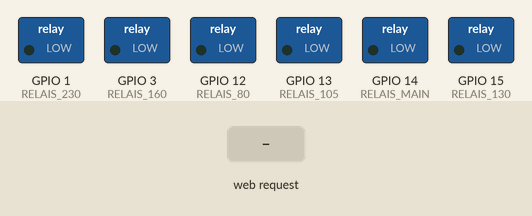
Simulated run of this program. Board: ESP8266 (NodeMCU). Parts: switched loads named in the program (green lamp = pin HIGH). Inputs (shaded band) come from the test bench. WiFi joins after 1.5 s; servers stay silent unless stated.

Above: at 2.2 s.
2.3 s: HTTP request GET /?mode=80 received
At 3.6 s:
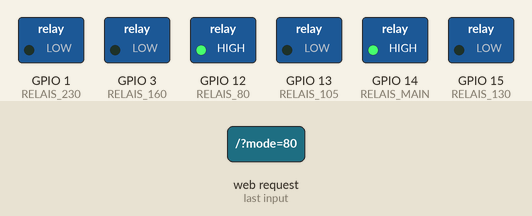
3.9 s: HTTP request GET /?mode=105 received
At 4.9 s:
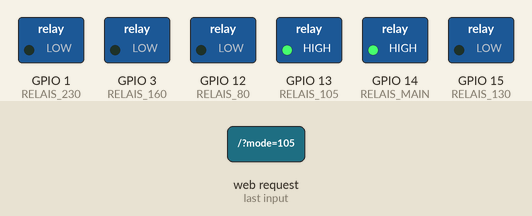
5.5 s: HTTP request GET /?mode=130 received
At 6.2 s:
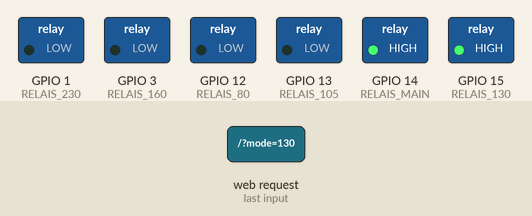
7.1 s: HTTP request GET /?mode=160 received
At 8.4 s:
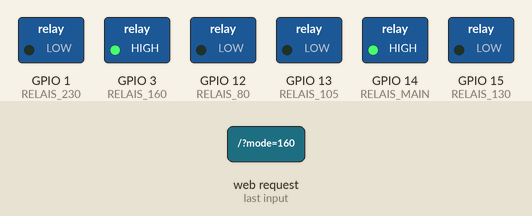
8.7 s: HTTP request GET /?mode=230 received
At 9.8 s:
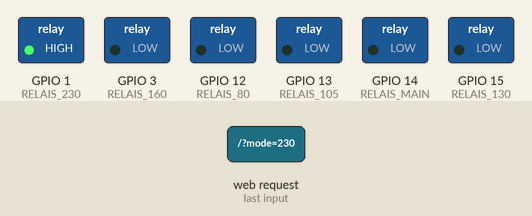
10.3 s: HTTP request GET /?mode=0 received
At 10.9 s:
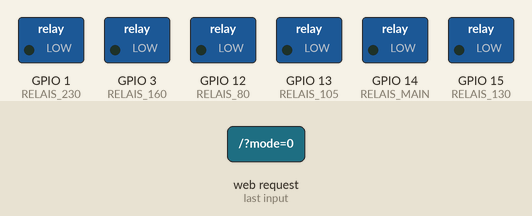
Timing chart, 0 to 12.8 s (numbered marks = the images above; inputs shaded):
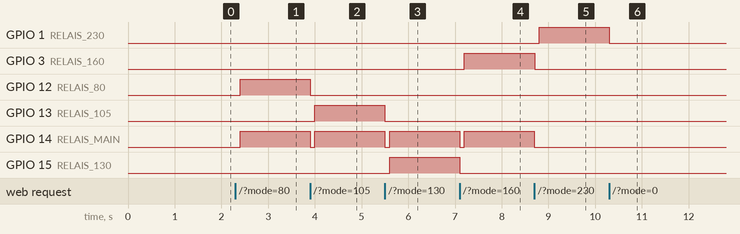

The program:

main.cpp
```cpp
#include <Arduino.h>
#include <ESP8266WiFi.h>
#include <ESP8266WebServer.h>
#include "WifiSettings.h"
#include "Lufter.h"

#define led_built_in_ESP 2
#define led_built_in_Node 16

#define RELAIS_MAIN 14
#define RELAIS_80 12
#define RELAIS_105 13
#define RELAIS_130 15
#define RELAIS_160 3
#define RELAIS_230 1

#define on 1
#define off 0

Lufter luft;

WiFiServer server(80);
void setRelaisAsOutput()
{
  pinMode(RELAIS_MAIN, OUTPUT);
  pinMode(RELAIS_80, OUTPUT);
  pinMode(RELAIS_105, OUTPUT);
  pinMode(RELAIS_130, OUTPUT);
  pinMode(RELAIS_160, OUTPUT);
  pinMode(RELAIS_230, OUTPUT);
}

String Weboutput(int status)
{
  String output;
  output += "http/1.x 200 OK\n";
  output += "Content-Type: text/html; charset=UTF-8\n\n";
  output += "<!DOCTYPE HTML>";
  output += "<html>";
  switch (status)
  {
  case 0:
    output += "<h1>Luftkiste: AUS</h1>";
    break;
  case 80:
    output += "<h1>Luftkiste: 80V</h1>";
    break;
  case 105:
    output += "<h1>Luftkiste: 105V</h1>";
    break;
  case 130:
    output += "<h1>Luftkiste: 130V</h1>";
    break;
  case 160:
    output += "<h1>Luftkiste: 160V</h1>";
    break;
  case 230:
    output += "<h1>Luftkiste: 230V</h1>";
    break;
  default:
    output += "<h1>Luftkiste: Falscher Wert</h1>";
    break;
  }

  output += "<form action=\"\" method=\"GET\">";
  output += "<button name=\"mode\" value=\"0\">AUS</button>";
  output += "<br><br>";
  output += "<button name=\"mode\" value=\"80\">80V</button>";
  output += "<br><br>";
  output += "<button name=\"mode\" value=\"105\">105V</button>";
  output += "<br><br>";
  output += "<button name=\"mode\" value=\"130\">130V</button>";
  output += "<br><br>";
  output += "<button name=\"mode\" value=\"160\">160V</button>";
  output += "<br><br>";
  output += "<button name=\"mode\" value=\"230\">230V</button>";
  output += "</form>";
  output += "</html>";
  return output;
}

void allRelaisOff()
{
  digitalWrite(RELAIS_MAIN, off);
  digitalWrite(RELAIS_230, off);
  digitalWrite(RELAIS_80, off);
  digitalWrite(RELAIS_105, off);
  digitalWrite(RELAIS_130, off);
  digitalWrite(RELAIS_160, off);
  delay(100);
}

void setup()
{
  setRelaisAsOutput(); //Setze den pinMode für die vorgesehenen Relais
  WiFi.begin(WIFI_SSID, WIFI_PASSWD);
  WiFi.setAutoReconnect(true);
  delay(1000);
  server.begin();
}

void loop()
{
  WiFiClient client = server.available();
  int tryConnect = 1;

  while (WiFi.isConnected() == false)
  {
    delay(500);
    if (tryConnect >= 60)
    {
      allRelaisOff();
      luft.setState(0);
      return;
    }
    tryConnect++;
  }
  if (!client)
  {
    return;
  }
  String request = client.readStringUntil('\r');
  client.flush();

  if (request == "")
  {
    client.stop();
    return;
  }

  //GPIOS schalten
  if (request.indexOf("mode=0") >= 0)
  {
    digitalWrite(led_built_in_Node, on);
    luft.setState(0);
    allRelaisOff();
  }
  else if (request.indexOf("mode=80") >= 0)
  {
    luft.setState(80);
    allRelaisOff();
    digitalWrite(RELAIS_80, on);
    digitalWrite(RELAIS_MAIN, on);
    digitalWrite(led_built_in_Node, off);
  }
  else if (request.indexOf("mode=105") >= 0)
  {
    luft.setState(105);
    allRelaisOff();
    digitalWrite(RELAIS_105, on);
    digitalWrite(RELAIS_MAIN, on);
    digitalWrite(led_built_in_Node, off);
  }
  else if (request.indexOf("mode=130") >= 0)
  {
    luft.setState(130);
    allRelaisOff();
    digitalWrite(RELAIS_130, on);
    digitalWrite(RELAIS_MAIN, on);
    digitalWrite(led_built_in_Node, off);
  }
  else if (request.indexOf("mode=160") >= 0)
  {
    luft.setState(160);
    allRelaisOff();
    digitalWrite(RELAIS_160, on);
    digitalWrite(RELAIS_MAIN, on);
    digitalWrite(led_built_in_Node, off);
  }
  else if (request.indexOf("mode=230") >= 0)
  {
    luft.setState(230);
    allRelaisOff();
    digitalWrite(RELAIS_230, on);
    digitalWrite(led_built_in_Node, off);
  }

  //Ausgabe erzeugen
  client.print(Weboutput(luft.getState()));
  client.stop();
}
```

Lufter.cpp
```cpp
#include "Lufter.h"

int Lufter::getState()
{
    return this->state;
}
bool Lufter::setState(int state)
{
    this->state = state;
    return true;
}
Lufter::Lufter()
{
    this->setState(0);
}
```

Lufter.h
```cpp
class Lufter
{
private:
    int state;

public:
    Lufter();
    int getState();
    bool setState(int State);
};
```

WifiSettings.h
```cpp
#define WIFI_SSID "SSID"
#define WIFI_PASSWD "PASSWORD"
```

Measured:
- after the input at 2.3 s, GPIO 12 (RELAIS_80), GPIO 14 (RELAIS_MAIN): LOW → HIGH after 0.10 s
- after the input at 3.9 s, GPIO 12 (RELAIS_80): HIGH → LOW at once; GPIO 13 (RELAIS_105): LOW → HIGH after 0.10 s; GPIO 14 (RELAIS_MAIN): HIGH → LOW at once, → HIGH 0.10 s later
- after the input at 5.5 s, GPIO 13 (RELAIS_105): HIGH → LOW at once; GPIO 14 (RELAIS_MAIN): HIGH → LOW at once, → HIGH 0.10 s later; GPIO 15 (RELAIS_130): LOW → HIGH after 0.10 s
- after the input at 7.1 s, GPIO 3 (RELAIS_160): LOW → HIGH after 0.10 s; GPIO 14 (RELAIS_MAIN): HIGH → LOW at once, → HIGH 0.10 s later; GPIO 15 (RELAIS_130): HIGH → LOW at once
- after the input at 8.7 s, GPIO 1 (RELAIS_230): LOW → HIGH after 0.10 s; GPIO 3 (RELAIS_160), GPIO 14 (RELAIS_MAIN): HIGH → LOW at once
- after the input at 10.3 s, GPIO 1 (RELAIS_230): HIGH → LOW at once
